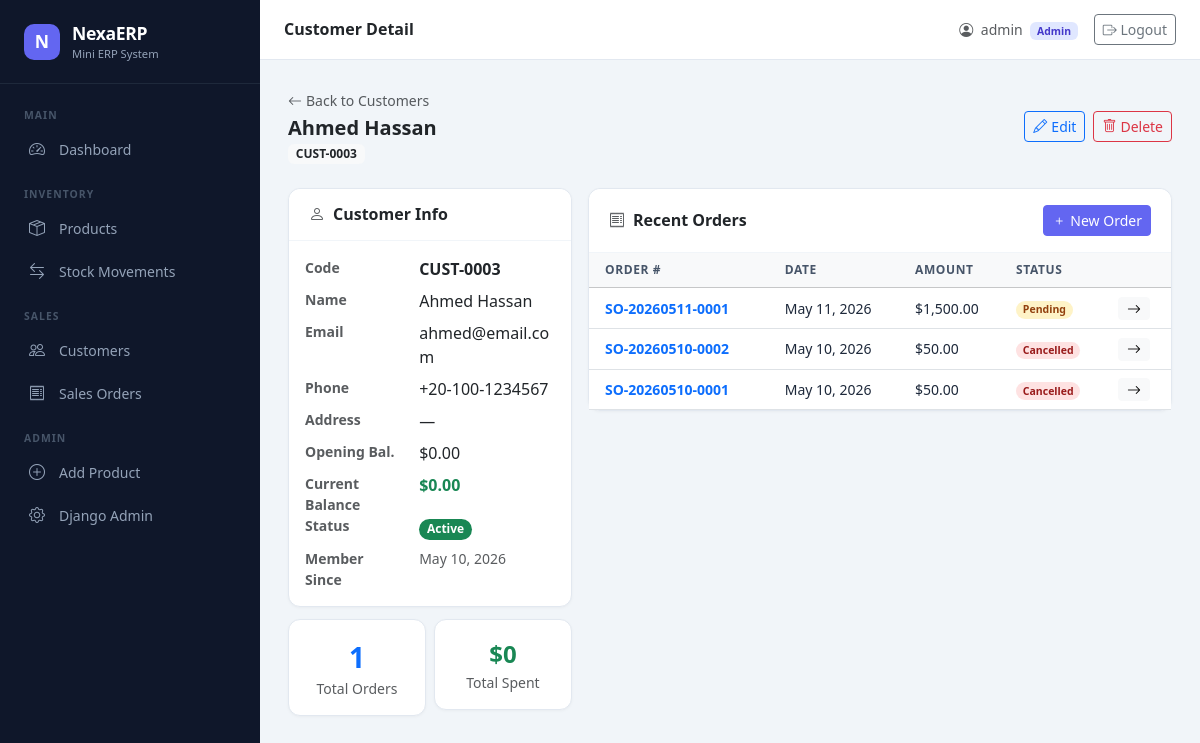
The page /customers/3/ (signed in) on the database its author committed.
### customers/models.py (models this page shows, shortened)
class Customer(models.Model):
    customer_code = models.CharField(max_length=50, unique=True)
    name = models.CharField(max_length=255)
    phone = models.CharField(max_length=20, blank=True)
    address = models.TextField(blank=True)
    email = models.EmailField(blank=True)
    opening_balance = models.DecimalField(max_digits=12, decimal_places=2, default=0)
    is_active = models.BooleanField(default=True)
    created_at = models.DateTimeField(auto_now_add=True)
    updated_at = models.DateTimeField(auto_now=True)
    class Meta:
        ordering = ['name']
    @property
    def total_orders(self):
        return self.salesorder_set.exclude(status='cancelled').count()
    @property
    def total_spent(self):
        from django.db.models import Sum
        result = self.salesorder_set.filter(status='confirmed').aggregate(
            total=Sum('total_amount')
        )
        return result['total'] or 0
    @property
    def balance(self):
        from django.db.models import Sum
        confirmed_total = self.salesorder_set.filter(
            status='confirmed'
        ).aggregate(total=Sum('total_amount'))['total'] or 0
        return self.opening_balance - confirmed_total

### orders/models.py (models this page shows, shortened)
class SalesOrder(models.Model):
    STATUS_CHOICES = [
        ('pending', 'Pending'),
        ('confirmed', 'Confirmed'),
        ('cancelled', 'Cancelled'),
    ]
    order_number = models.CharField(max_length=50, unique=True, editable=False)
    customer = models.ForeignKey('customers.Customer', on_delete=models.PROTECT)
    order_date = models.DateField(default=timezone.now)
    created_by = models.ForeignKey(User, on_delete=models.PROTECT, related_name='created_orders')
    status = models.CharField(max_length=20, choices=STATUS_CHOICES, default='pending')
    total_amount = models.DecimalField(max_digits=14, decimal_places=2, default=0)
    notes = models.TextField(blank=True)
    created_at = models.DateTimeField(auto_now_add=True)
    updated_at = models.DateTimeField(auto_now=True)
    class Meta:
        ordering = ['-created_at']

### customers/views.py (the view)
# urls.py: path('<int:pk>/', CustomerDetailView.as_view(), name='customer_detail'),
class CustomerDetailView(SalesOrAdminMixin, DetailView):
    model = Customer
    template_name = 'customers/customer_detail.html'
    context_object_name = 'customer'
    def get_context_data(self, **kwargs):
        context = super().get_context_data(**kwargs)
        context['orders'] = self.object.salesorder_set.order_by('-created_at')[:10]
        return context

### core/mixins.py (called while the page is built)
    def dispatch(self, request, *args, **kwargs):
        if not request.user.is_authenticated:
            return self.handle_no_permission()
        return super().dispatch(request, *args, **kwargs)

### customers/templates/customers/customer_detail.html (shortened to what this page needs)
{% extends "base.html" %}
{% load humanize %}
{% block page_title %}Customer Detail{% endblock %}
{% block content %}
<div class="d-flex justify-content-between align-items-center mb-4">
    <div>
        <a href="{% url 'customer_list' %}" class="text-muted small text-decoration-none">
            <i class="bi bi-arrow-left me-1"></i>Back to Customers
        </a>
        <h5 class="fw-bold mb-0 mt-1">{{ customer.name }}</h5>
        <span class="badge bg-light text-dark">{{ customer.customer_code }}</span>
    </div>
    <div class="d-flex gap-2">
        <a href="{% url 'customer_update' customer.pk %}" class="btn btn-outline-primary btn-sm">
            <i class="bi bi-pencil me-1"></i>Edit
        </a>
        {% if user.is_staff or user.is_superuser %}
        <a href="{% url 'customer_delete' customer.pk %}" class="btn btn-outline-danger btn-sm">
            <i class="bi bi-trash me-1"></i>Delete
        </a>
        {% endif %}
    </div>
</div>
<div class="row g-3">
    <div class="col-lg-4">
        <div class="card">
            <div class="card-header"><h6 class="mb-0 fw-semibold"><i class="bi bi-person me-2 text-muted"></i>Customer Info</h6></div>
            <div class="card-body">
                <dl class="row mb-0">
                    <dt class="col-5 text-muted small">Code</dt>
                    <dd class="col-7 fw-semibold">{{ customer.customer_code }}</dd>
                    <dt class="col-5 text-muted small">Name</dt>
                    <dd class="col-7">{{ customer.name }}</dd>
                    <dt class="col-5 text-muted small">Email</dt>
                    <dd class="col-7">{{ customer.email|default:"—" }}</dd>
                    <dt class="col-5 text-muted small">Phone</dt>
                    <dd class="col-7">{{ customer.phone|default:"—" }}</dd>
                    <dt class="col-5 text-muted small">Address</dt>
                    <dd class="col-7">{{ customer.address|default:"—" }}</dd>
                    <dt class="col-5 text-muted small">Opening Bal.</dt>
                    <dd class="col-7">${{ customer.opening_balance|floatformat:2|intcomma }}</dd>
                    <dt class="col-5 text-muted small">Current Balance</dt>
                    <dd class="col-7">
                        <div class="fw-bold {% if customer.balance >= 0 %}text-success{% else %}text-danger{% endif %}">
                            ${{ customer.balance|floatformat:2|intcomma }}
                        </div>
                    </dd>
                    <dt class="col-5 text-muted small">Status</dt>
                    <dd class="col-7">
                        {% if customer.is_active %}
                        <span class="badge bg-success rounded-pill">Active</span>
                        {% else %}
                        <span class="badge bg-secondary rounded-pill">Inactive</span>
                        {% endif %}
                    </dd>
                    <dt class="col-5 text-muted small">Member Since</dt>
                    <dd class="col-7 small text-muted">{{ customer.created_at|date:"M d, Y" }}</dd>
                </dl>
            </div>
        </div>
        <div class="row g-2 mt-1">
            <div class="col-6">
                <div class="card text-center p-3">
                    <div class="fs-3 fw-bold text-primary">{{ customer.total_orders }}</div>
                    <div class="text-muted small">Total Orders</div>
                </div>
            </div>
            <div class="col-6">
                <div class="card text-center p-3">
                    <div class="fs-4 fw-bold text-success">${{ customer.total_spent|floatformat:0|intcomma }}</div>
                    <div class="text-muted small">Total Spent</div>
                </div>
            </div>
        </div>
    </div>
    <div class="col-lg-8">
        <div class="card">
            <div class="card-header d-flex align-items-center justify-content-between">
                <h6 class="mb-0 fw-semibold"><i class="bi bi-receipt me-2 text-muted"></i>Recent Orders</h6>
                <a href="{% url 'order_create' %}" class="btn btn-sm btn-primary">
                    <i class="bi bi-plus me-1"></i>New Order
                </a>
            </div>
            <div class="card-body p-0">
                <table class="table table-hover mb-0">
                    <thead class="table-light">
                        <tr>
                            <th class="ps-3">Order #</th>
                            <th>Date</th>
                            <th>Amount</th>
                            <th>Status</th>
                            <th></th>
                        </tr>
                    </thead>
                    <tbody>
                        {% for order in orders %}
                        <tr>
                            <td class="ps-3 fw-semibold text-primary">{{ order.order_number }}</td>
                            <td>{{ order.order_date|date:"M d, Y" }}</td>
                            <td>${{ order.total_amount|floatformat:2|intcomma }}</td>
                            <td><span class="badge rounded-pill badge-{{ order.status }}">{{ order.get_status_display }}</span></td>
                            <td><a href="{% url 'order_detail' order.pk %}" class="btn btn-sm btn-light py-0 px-2"><i class="bi bi-arrow-right"></i></a></td>
                        </tr>
                        {% empty %}
                        <tr><td colspan="5" class="text-center text-muted py-4">No orders yet.</td></tr>
                        {% endfor %}
                    </tbody>
                </table>
            </div>
        </div>
    </div>
</div>
{% endblock %}

### templates/base.html (shortened to what this page needs)
<!DOCTYPE html>
<html lang="en">
<head>
    <link href="https://cdn.jsdelivr.net/npm/bootstrap@5.3.2/dist/css/bootstrap.min.css" rel="stylesheet">
    <link href="https://cdn.jsdelivr.net/npm/bootstrap-icons@1.11.3/font/bootstrap-icons.css" rel="stylesheet">
</head>
<body>
{% if user.is_authenticated %}
<nav id="sidebar">
    <a href="/" class="text-decoration-none">
        <div class="sidebar-brand">
            <div class="brand-logo">N</div>
            <div>
                <div class="brand-name">NexaERP</div>
                <div class="brand-sub">Mini ERP System</div>
            </div>
        </div>
    </a>
    <div class="sidebar-nav">
        <div class="nav-section">Main</div>
        <a href="{% url 'dashboard' %}" class="sidebar-link {% if request.resolver_match.namespace == 'core' %}active{% endif %}">
            <i class="bi bi-speedometer2"></i> Dashboard
        </a>
        <div class="nav-section mt-2">Inventory</div>
        <a href="{% url 'products_list' %}" class="sidebar-link {% if request.resolver_match.namespace == 'products' %}active{% endif %}">
            <i class="bi bi-box-seam"></i> Products
        </a>
        <a href="{% url 'movement_list' %}" class="sidebar-link {% if request.resolver_match.namespace == 'stock' %}active{% endif %}">
            <i class="bi bi-arrow-left-right"></i> Stock Movements
        </a>
        <div class="nav-section mt-2">Sales</div>
        <a href="{% url 'customer_list' %}" class="sidebar-link {% if request.resolver_match.namespace == 'customers' %}active{% endif %}">
            <i class="bi bi-people"></i> Customers
        </a>
        <a href="{% url 'order_list' %}" class="sidebar-link {% if request.resolver_match.namespace == 'orders' %}active{% endif %}">
            <i class="bi bi-receipt"></i> Sales Orders
        </a>
        {% if user.is_staff or user.is_superuser %}
        <div class="nav-section mt-2">Admin</div>
        <a href="{% url 'products_create' %}" class="sidebar-link">
            <i class="bi bi-plus-circle"></i> Add Product
        </a>
        <a href="{% url 'admin:index' %}" class="sidebar-link" target="_blank">
            <i class="bi bi-gear"></i> Django Admin
        </a>
        {% endif %}
    </div>
</nav>
<div id="main-content">
    <div class="topbar">
        <div class="d-flex align-items-center gap-3">
            <h6 class="mb-0 fw-semibold text-dark">{% block page_title %}Dashboard{% endblock %}</h6>
        </div>
        <div class="d-flex align-items-center gap-3">
            <span class="text-muted small">
                <i class="bi bi-person-circle me-1"></i>
                {{ user.get_full_name|default:user.username }}
                {% if user.is_staff %}<span class="badge ms-1" style="background:#e0e7ff;color:#4338ca;font-size:0.65rem">Admin</span>{% else %}<span class="badge ms-1" style="background:#dcfce7;color:#166534;font-size:0.65rem">Sales</span>{% endif %}
            </span>
            <form method="post" action="{% url 'logout' %}" class="d-inline">
                <button type="submit" class="btn btn-sm btn-outline-secondary">
                    <i class="bi bi-box-arrow-right"></i> Logout
                </button>
            </form>
        </div>
    </div>
    <div class="page-content">
        {% block content %}{% endblock %}
    </div>
</div>
{% else %}
<div>{% block auth_content %}{% endblock %}</div>
{% endif %}
</body>
</html>

### templates/base.html (style rules this page uses)
:root { --sidebar-width: 260px; --sidebar-bg: #0f172a; --sidebar-accent: #6366f1; --sidebar-text: #94a3b8; --sidebar-hover: #1e293b; --topbar-height: 60px; }
body { background: #f1f5f9; font-family: 'Segoe UI', system-ui, sans-serif; }
#sidebar { position: fixed; top: 0; left: 0; bottom: 0; width: var(--sidebar-width); background: var(--sidebar-bg); z-index: 1000; overflow-y: auto; transition: transform 0.3s ease; }
.sidebar-brand { padding: 1.25rem 1.5rem; border-bottom: 1px solid #1e293b; display: flex; align-items: center; gap: 0.75rem; }
.brand-logo { width: 36px; height: 36px; border-radius: 10px; background: var(--sidebar-accent); display: flex; align-items: center; justify-content: center; font-size: 1.1rem; color: white; font-weight: 700; }
.brand-name { color: white; font-weight: 700; font-size: 1.1rem; letter-spacing: -0.02em; }
.brand-sub { color: var(--sidebar-text); font-size: 0.7rem; }
.sidebar-nav { padding: 1rem 0; }
.nav-section { padding: 0.5rem 1.5rem 0.25rem; color: #475569; font-size: 0.65rem; font-weight: 700; text-transform: uppercase; letter-spacing: 0.1em; }
.sidebar-link { display: flex; align-items: center; gap: 0.75rem; padding: 0.6rem 1.5rem; color: var(--sidebar-text); text-decoration: none; font-size: 0.875rem; font-weight: 500; border-left: 3px solid transparent; transition: all 0.15s; }
.sidebar-link i { font-size: 1rem; width: 20px; text-align: center; }
#main-content { margin-left: var(--sidebar-width); min-height: 100vh; }
.topbar { height: var(--topbar-height); background: white; border-bottom: 1px solid #e2e8f0; display: flex; align-items: center; padding: 0 1.5rem; justify-content: space-between; position: sticky; top: 0; z-index: 100; }
.page-content { padding: 1.75rem; }
.card { border: 1px solid #e2e8f0; border-radius: 12px; box-shadow: 0 1px 3px rgba(0,0,0,0.04); }
.card-header { background: white; border-bottom: 1px solid #f1f5f9; padding: 1rem 1.25rem; border-radius: 12px 12px 0 0 !important; }
.badge-pending { background: #fef3c7; color: #92400e; }
.badge-cancelled { background: #fee2e2; color: #991b1b; }
.table { font-size: 0.875rem; }
.table th { font-weight: 600; color: #475569; font-size: 0.75rem; text-transform: uppercase; letter-spacing: 0.05em; border-top: none; }
.table td { vertical-align: middle; color: #1e293b; }
.btn-primary { background: var(--sidebar-accent); border-color: var(--sidebar-accent); }

### rows shown on the page
Customer: name "Ahmed Hassan", customer_code "CUST-0003", email "ahmed@email.com", phone "+20-100-1234567", address "—", opening_balance "0.00", balance "0.00", created_at "May 10, 2026", total_orders "1", total_spent "0"
SalesOrder: order_number "SO-20260511-0001", order_date "May 11, 2026", total_amount "1,500.00", status "Pending"
SalesOrder: order_number "SO-20260510-0002", order_date "May 10, 2026", total_amount "50.00", status "Cancelled"
SalesOrder: order_number "SO-20260510-0001", order_date "May 10, 2026", total_amount "50.00", status "Cancelled"

### other values the page prints
{{ user.get_full_name|default:user.username }} "admin"
